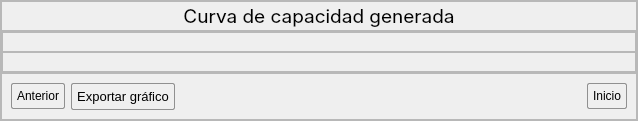
      <widget class="QWidget" name="visualizar">
       <layout class="QVBoxLayout" name="verticalLayout_21">
        <property name="spacing">
         <number>0</number>
        </property>
        <property name="leftMargin">
         <number>0</number>
        </property>
        <property name="topMargin">
         <number>0</number>
        </property>
        <property name="rightMargin">
         <number>0</number>
        </property>
        <property name="bottomMargin">
         <number>0</number>
        </property>
        <item>
         <widget class="QFrame" name="frame">
          <property name="frameShape">
           <enum>QFrame::StyledPanel</enum>
          </property>
          <property name="frameShadow">
           <enum>QFrame::Raised</enum>
          </property>
          <layout class="QVBoxLayout" name="verticalLayout_22">
           <property name="spacing">
            <number>0</number>
           </property>
           <property name="leftMargin">
            <number>0</number>
           </property>
           <property name="topMargin">
            <number>0</number>
           </property>
           <property name="rightMargin">
            <number>0</number>
           </property>
           <property name="bottomMargin">
            <number>0</number>
           </property>
           <item>
            <widget class="QFrame" name="titulo_navigation_container">
             <property name="maximumSize">
              <size>
               <width>16777215</width>
               <height>40</height>
              </size>
             </property>
             <property name="frameShape">
              <enum>QFrame::StyledPanel</enum>
             </property>
             <property name="frameShadow">
              <enum>QFrame::Raised</enum>
             </property>
             <layout class="QVBoxLayout" name="verticalLayout_23">
              <property name="spacing">
               <number>2</number>
              </property>
              <property name="leftMargin">
               <number>2</number>
              </property>
              <property name="topMargin">
               <number>2</number>
              </property>
              <property name="rightMargin">
               <number>2</number>
              </property>
              <property name="bottomMargin">
               <number>2</number>
              </property>
              <item>
               <widget class="QLabel" name="label_2">
                <property name="font">
                 <font>
                  <family>Inter</family>
                  <pointsize>14</pointsize>
                  <weight>50</weight>
                  <italic>false</italic>
                  <bold>false</bold>
                 </font>
                </property>
                <property name="text">
                 <string>Curva de capacidad generada</string>
                </property>
                <property name="alignment">
                 <set>Qt::AlignCenter</set>
                </property>
               </widget>
              </item>
             </layout>
            </widget>
           </item>
           <item>
            <widget class="QFrame" name="graph_container">
             <property name="frameShape">
              <enum>QFrame::StyledPanel</enum>
             </property>
             <property name="frameShadow">
              <enum>QFrame::Raised</enum>
             </property>
             <layout class="QVBoxLayout" name="graph_layout">
              <property name="spacing">
               <number>0</number>
              </property>
              <property name="leftMargin">
               <number>0</number>
              </property>
              <property name="topMargin">
               <number>0</number>
              </property>
              <property name="rightMargin">
               <number>0</number>
              </property>
              <property name="bottomMargin">
               <number>0</number>
              </property>
              <item>
               <widget class="QFrame" name="graph_container_data">
                <property name="maximumSize">
                 <size>
                  <width>16777215</width>
                  <height>40</height>
                 </size>
                </property>
                <property name="frameShape">
                 <enum>QFrame::StyledPanel</enum>
                </property>
                <property name="frameShadow">
                 <enum>QFrame::Raised</enum>
                </property>
                <layout class="QHBoxLayout" name="graph_data_layout"/>
               </widget>
              </item>
              <item>
               <widget class="QFrame" name="graph_container_graph">
                <property name="frameShape">
                 <enum>QFrame::StyledPanel</enum>
                </property>
                <property name="frameShadow">
                 <enum>QFrame::Raised</enum>
                </property>
                <layout class="QVBoxLayout" name="graph_layout_graph"/>
               </widget>
              </item>
             </layout>
            </widget>
           </item>
           <item>
            <widget class="QFrame" name="buttons_container">
             <property name="maximumSize">
              <size>
               <width>16777215</width>
               <height>50</height>
              </size>
             </property>
             <property name="styleSheet">
              <string notr="true">QPushButton{
	font: 75 10pt &quot;MS Shell Dlg 2&quot;;
	border: 1px solid rgb(144, 144, 144);
	border-radius: 2px;
	padding: 5px;
}

QPushButton:hover{
	border-color: rgb(68, 204, 204);
}

QPushButton:pressed{
	background-color: rgb(76, 76, 76);
	color: rgb(255, 255, 255);
}

QPushButton:focus{
	border-color: rgb(0, 123, 185);
}</string>
             </property>
             <property name="frameShape">
              <enum>QFrame::StyledPanel</enum>
             </property>
             <property name="frameShadow">
              <enum>QFrame::Raised</enum>
             </property>
             <layout class="QHBoxLayout" name="horizontalLayout_50">
              <item>
               <widget class="QPushButton" name="anterior_graph">
                <property name="text">
                 <string>Anterior</string>
                </property>
               </widget>
              </item>
              <item>
               <widget class="QPushButton" name="exportar_graph">
                <property name="font">
                 <font>
                  <family>MS Shell Dlg 2</family>
                  <pointsize>10</pointsize>
                  <weight>9</weight>
                  <italic>false</italic>
                  <bold>false</bold>
                 </font>
                </property>
                <property name="text">
                 <string>Exportar gráfico</string>
                </property>
               </widget>
              </item>
              <item>
               <spacer name="horizontalSpacer_2">
                <property name="orientation">
                 <enum>Qt::Horizontal</enum>
                </property>
                <property name="sizeHint" stdset="0">
                 <size>
                  <width>406</width>
                  <height>20</height>
                 </size>
                </property>
               </spacer>
              </item>
              <item>
               <widget class="QPushButton" name="inicio_graph">
                <property name="text">
                 <string>Inicio</string>
                </property>
               </widget>
              </item>
             </layout>
            </widget>
           </item>
          </layout>
         </widget>
        </item>
       </layout>
      </widget>
